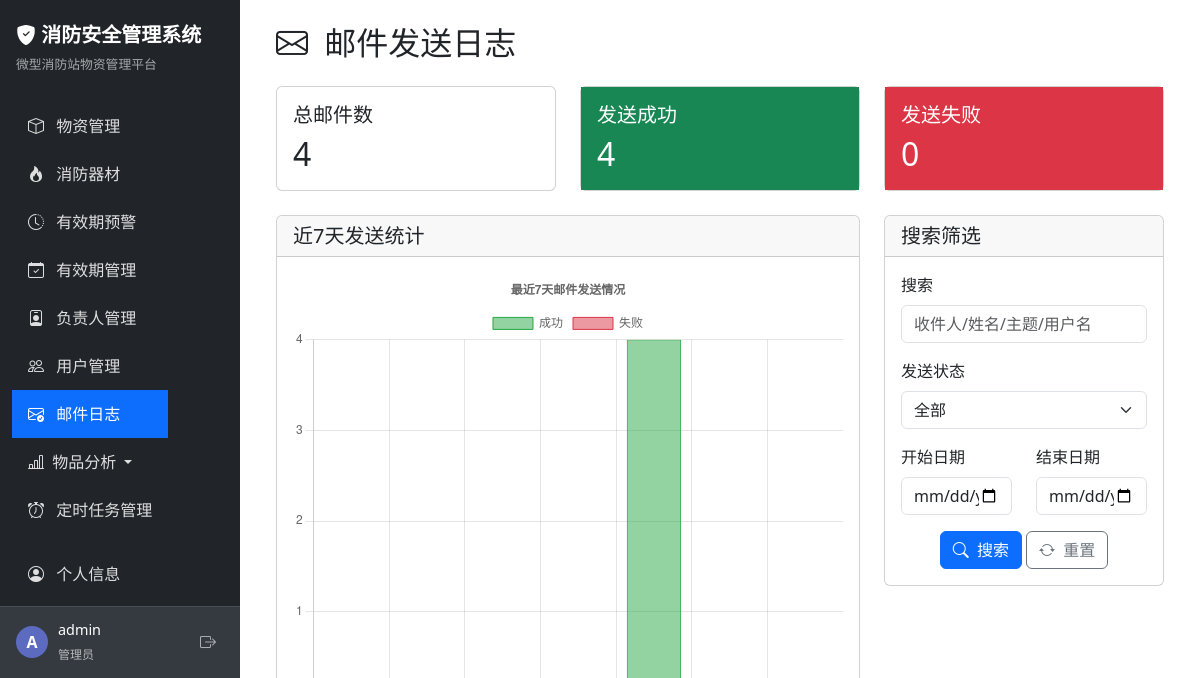
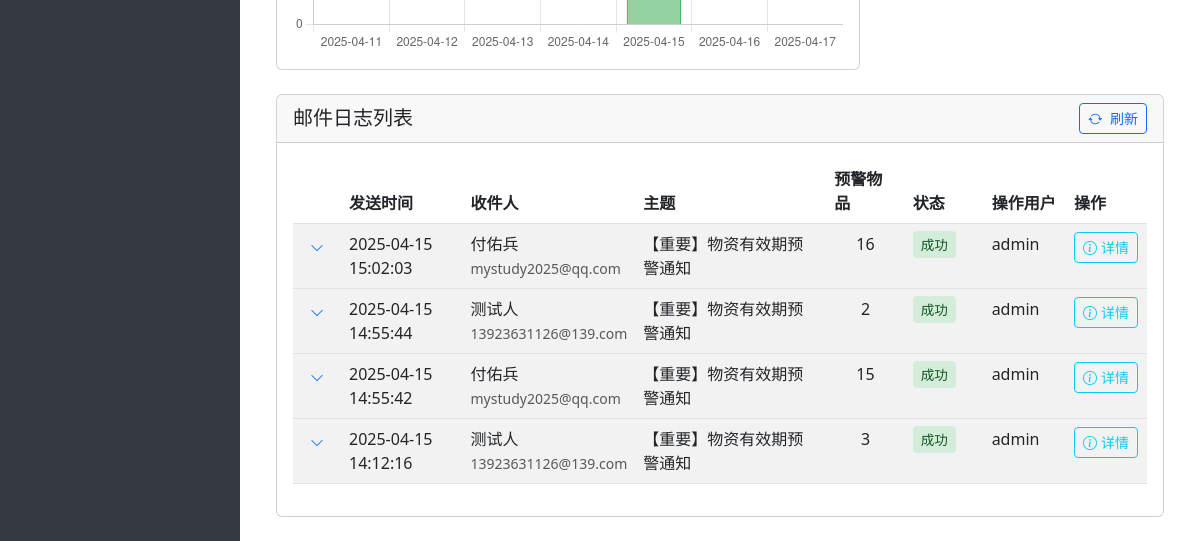
Page /admin/mail_logs (signed in) on the earlier database version (2 pictures, top to bottom).
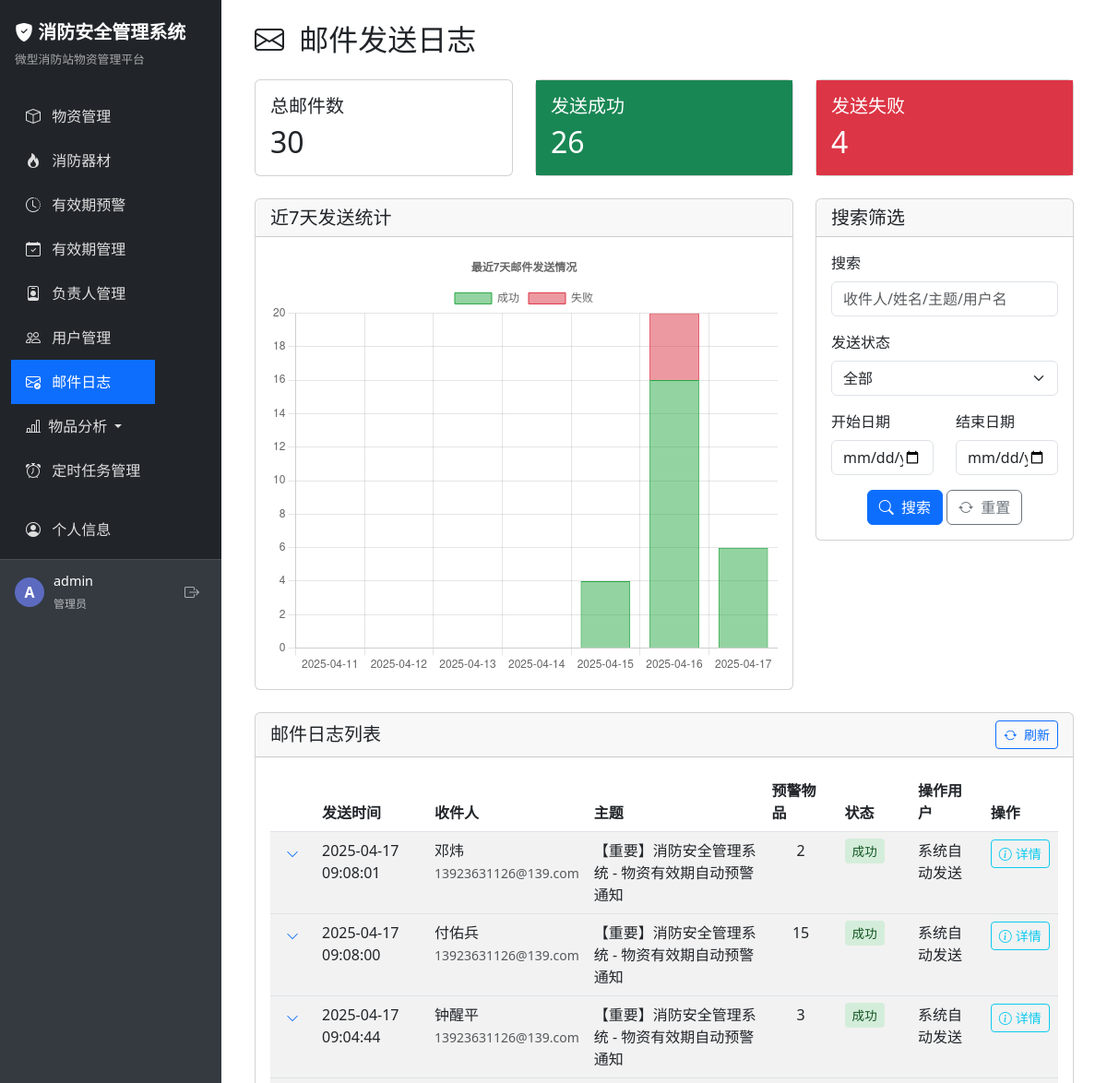
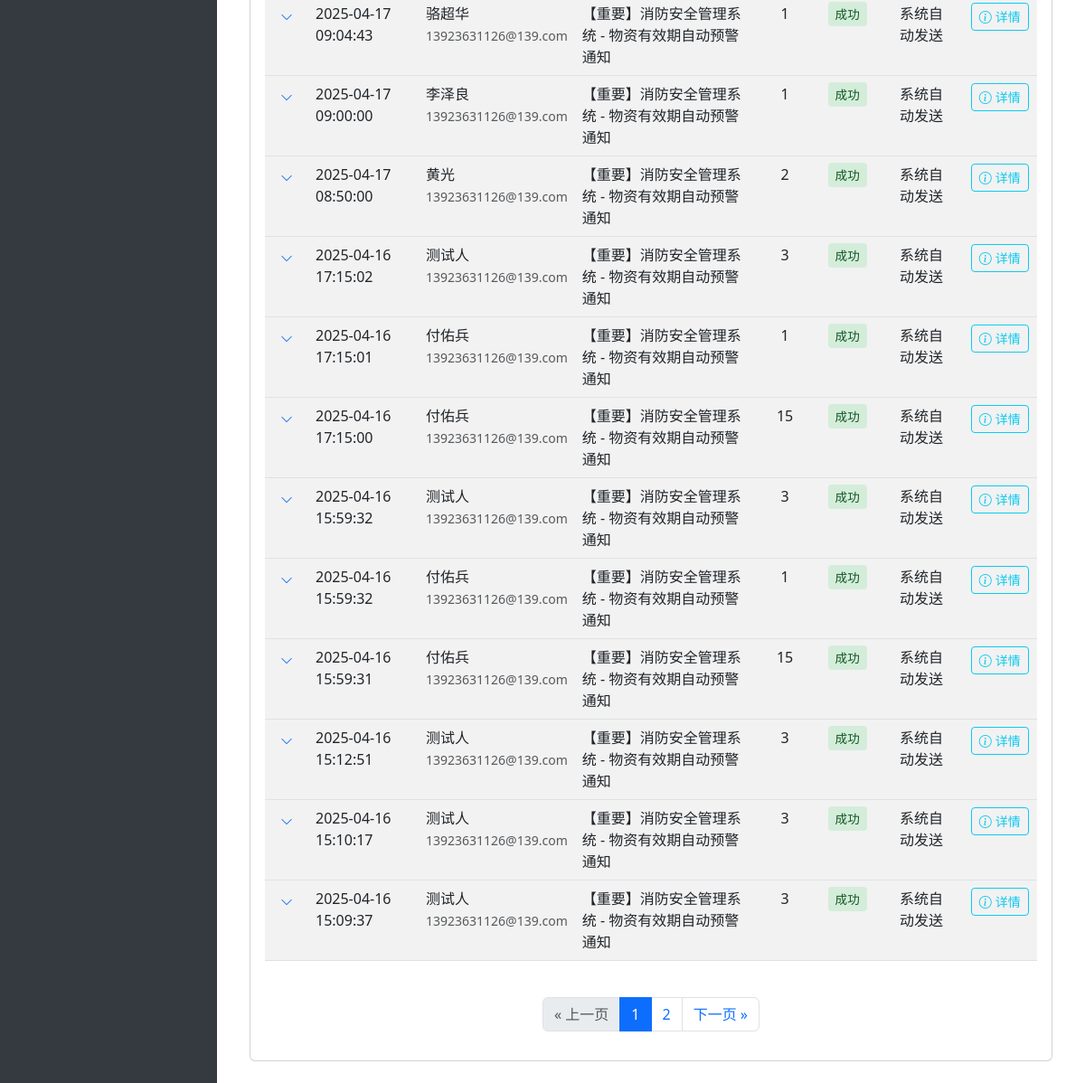
Same page on the later database version (2 pictures, top to bottom).
### app/models/mail_log.py (models this page shows, shortened)
class MailLog(db.Model):
    __tablename__ = 'mail_logs'
    id = db.Column(db.Integer, primary_key=True)
    send_time = db.Column(db.DateTime, default=datetime.now, nullable=False)  # 发送时间
    sender = db.Column(db.String(100), nullable=False)  # 发件人邮箱
    recipient = db.Column(db.String(100), nullable=False)  # 收件人邮箱
    recipient_name = db.Column(db.String(50))  # 收件人姓名
    subject = db.Column(db.String(200))  # 邮件主题
    content_summary = db.Column(db.Text)  # 邮件内容摘要
    status = db.Column(db.String(20), nullable=False)  # 发送状态：success, failed
    error_message = db.Column(db.Text)  # 错误信息
    items_count = db.Column(db.Integer, default=0)  # 预警物品数量
    ip_address = db.Column(db.String(50))  # 发送IP地址
    user_id = db.Column(db.Integer)  # 操作用户ID
    username = db.Column(db.String(50))  # 操作用户名

### app/routes/admin.py (the view)
    def decorated_function(*args, **kwargs):
        if not current_user.is_authenticated or current_user.role != 'admin':
            flash('您没有访问此页面的权限')
            return redirect(url_for('station.index'))
        return f(*args, **kwargs)

### app/routes/admin.py (called while the page is built)
def admin_required(f):
    def decorated_function(*args, **kwargs):
        if not current_user.is_authenticated or current_user.role != 'admin':
            flash('您没有访问此页面的权限')
            return redirect(url_for('station.index'))
        return f(*args, **kwargs)
    decorated_function.__name__ = f.__name__
    return decorated_function

### app/templates/admin/mail_logs.html (shortened to what the changed rows need)
{% extends 'base.html' %}
{% block content %}
<div class="container-fluid">
    <h2 class="mb-4">
        <i class="bi bi-envelope me-2"></i> 邮件发送日志
    </h2>
    <div class="row mb-4">
        <div class="col-md-4">
            <div class="card">
                <div class="card-body">
                    <h5 class="card-title">总邮件数</h5>
                    <h2 class="mb-0">{{ total_count }}</h2>
                </div>
            </div>
        </div>
        <div class="col-md-4">
            <div class="card">
                <div class="card-body bg-success text-white">
                    <h5 class="card-title">发送成功</h5>
                    <h2 class="mb-0">{{ success_count }}</h2>
                </div>
            </div>
        </div>
        <div class="col-md-4">
            <div class="card">
                <div class="card-body bg-danger text-white">
                    <h5 class="card-title">发送失败</h5>
                    <h2 class="mb-0">{{ failed_count }}</h2>
                </div>
            </div>
        </div>
    </div>
    <div class="row mb-4">
        <div class="col-md-8">
            <div class="card">
                <div class="card-body">
                    <canvas id="mailStatsChart" height="250"></canvas>
                </div>
            </div>
        </div>
    </div>
    <div class="card">
        <div class="card-body">
            {% if logs %}
                <div class="table-responsive">
                    <table class="table table-striped table-hover">
                        <thead>
                            <tr>
                                <th width="5%"></th>
                                <th width="15%">发送时间</th>
                                <th width="15%">收件人</th>
                                <th width="25%">主题</th>
                                <th width="10%">预警物品</th>
                                <th width="10%">状态</th>
                                <th width="10%">操作用户</th>
                                <th width="10%">操作</th>
                            </tr>
                        </thead>
                        <tbody>
                            {% for log in logs %}
                                <tr data-log-id="{{ log.id }}">
                                    <td class="text-center">
                                        <button class="btn btn-sm btn-link toggle-details" data-log-id="{{ log.id }}">
                                            <i class="bi bi-chevron-down"></i>
                                        </button>
                                    </td>
                                    <td>{{ log.send_time.strftime('%Y-%m-%d %H:%M:%S') }}</td>
                                    <td>
                                        {{ log.recipient_name }}<br>
                                        <small class="text-muted">{{ log.recipient }}</small>
                                    </td>
                                    <td>{{ log.subject }}</td>
                                    <td class="text-center">{{ log.items_count }}</td>
                                    <td>
                                        {% if log.status == 'success' %}
                                            <span class="status-badge status-success">成功</span>
                                        {% else %}
                                            <span class="status-badge status-failed">失败</span>
                                        {% endif %}
                                    </td>
                                    <td>{{ log.username }}</td>
                                    <td>
                                        <button class="btn btn-sm btn-outline-info toggle-details" data-log-id="{{ log.id }}">
                                            <i class="bi bi-info-circle me-1"></i>详情
                                        </button>
                                    </td>
                                </tr>
                            {% endfor %}
                        </tbody>
                    </table>
                </div>
                {% if pagination.pages > 1 %}
                    <nav aria-label="Page navigation">
                        <ul class="pagination justify-content-center mt-4">
                            {% if pagination.has_prev %}
                                <li class="page-item">
                                    <a class="page-link" href="{{ url_for('admin.mail_logs', page=pagination.prev_num, search=search, status=filter_status, date=filter_date) }}">
                                        &laquo; 上一页
                                    </a>
                                </li>
                            {% else %}
                                <li class="page-item disabled">
                                    <span class="page-link">&laquo; 上一页</span>
                                </li>
                            {% endif %}
                            {% set start_page = [pagination.page-2, 1]|max %}
                            {% set end_page = [start_page+4, pagination.pages]|min %}
                            {% set start_page = [end_page-4, 1]|max %}
                            {% for page_num in range(start_page, end_page+1) %}
                                <li class="page-item {% if page_num == pagination.page %}active{% endif %}">
                                    <a class="page-link" href="{{ url_for('admin.mail_logs', page=page_num, search=search, status=filter_status, date=filter_date) }}">
                                        {{ page_num }}
                                    </a>
                                </li>
                            {% endfor %}
                            {% if pagination.has_next %}
                                <li class="page-item">
                                    <a class="page-link" href="{{ url_for('admin.mail_logs', page=pagination.next_num, search=search, status=filter_status, date=filter_date) }}">
                                        下一页 &raquo;
                                    </a>
                                </li>
                            {% else %}
                                <li class="page-item disabled">
                                    <span class="page-link">下一页 &raquo;</span>
                                </li>
                            {% endif %}
                        </ul>
                    </nav>
                {% endif %}
            {% else %}
                <div class="alert alert-info">
                    <i class="bi bi-info-circle me-2"></i> 暂无邮件发送记录
                </div>
            {% endif %}
        </div>
    </div>
</div>
{% endblock %}

Differences in the rows shown:
no longer on this page (row unchanged): MailLog: send_time "2025-04-15 15:02:03", recipient_name "付佑兵", recipient "mystudy2025@qq.com", subject "【重要】物资有效期预警通知", items_count "16", status "成功", username "admin"
no longer on this page (row unchanged): MailLog: send_time "2025-04-15 14:55:44", recipient_name "测试人", recipient "13923631126@139.com", subject "【重要】物资有效期预警通知", items_count "2", status "成功", username "admin"
no longer on this page (row unchanged): MailLog: send_time "2025-04-15 14:55:42", recipient_name "付佑兵", recipient "mystudy2025@qq.com", subject "【重要】物资有效期预警通知", items_count "15", status "成功", username "admin"
no longer on this page (row unchanged): MailLog: send_time "2025-04-15 14:12:16", recipient_name "测试人", recipient "13923631126@139.com", subject "【重要】物资有效期预警通知", items_count "3", status "成功", username "admin"
added MailLog: send_time "2025-04-17 09:08:01", recipient_name "邓炜", recipient "13923631126@139.com", subject "【重要】消防安全管理系统 - 物资有效期自动预警通知", items_count "2", status "成功", username "系统自动发送"
added MailLog: send_time "2025-04-17 09:08:00", recipient_name "付佑兵", recipient "13923631126@139.com", subject "【重要】消防安全管理系统 - 物资有效期自动预警通知", items_count "15", status "成功", username "系统自动发送"
added MailLog: send_time "2025-04-17 09:04:44", recipient_name "钟醒平", recipient "13923631126@139.com", subject "【重要】消防安全管理系统 - 物资有效期自动预警通知", items_count "3", status "成功", username "系统自动发送"
added MailLog: send_time "2025-04-17 09:04:43", recipient_name "骆超华", recipient "13923631126@139.com", subject "【重要】消防安全管理系统 - 物资有效期自动预警通知", items_count "1", status "成功", username "系统自动发送"
added MailLog: send_time "2025-04-17 09:00:00", recipient_name "李泽良", recipient "13923631126@139.com", subject "【重要】消防安全管理系统 - 物资有效期自动预警通知", items_count "1", status "成功", username "系统自动发送"
added MailLog: send_time "2025-04-17 08:50:00", recipient_name "黄光", recipient "13923631126@139.com", subject "【重要】消防安全管理系统 - 物资有效期自动预警通知", items_count "2", status "成功", username "系统自动发送"
added MailLog: send_time "2025-04-16 17:15:02", recipient_name "测试人", recipient "13923631126@139.com", subject "【重要】消防安全管理系统 - 物资有效期自动预警通知", items_count "3", status "成功", username "系统自动发送"
added MailLog: send_time "2025-04-16 17:15:01", recipient_name "付佑兵", recipient "13923631126@139.com", subject "【重要】消防安全管理系统 - 物资有效期自动预警通知", items_count "1", status "成功", username "系统自动发送"
added MailLog: send_time "2025-04-16 17:15:00", recipient_name "付佑兵", recipient "13923631126@139.com", subject "【重要】消防安全管理系统 - 物资有效期自动预警通知", items_count "15", status "成功", username "系统自动发送"
added MailLog: send_time "2025-04-16 15:59:32", recipient_name "测试人", recipient "13923631126@139.com", subject "【重要】消防安全管理系统 - 物资有效期自动预警通知", items_count "3", status "成功", username "系统自动发送"
added MailLog: send_time "2025-04-16 15:59:32", recipient_name "付佑兵", recipient "13923631126@139.com", subject "【重要】消防安全管理系统 - 物资有效期自动预警通知", items_count "1", status "成功", username "系统自动发送"
added MailLog: send_time "2025-04-16 15:59:31", recipient_name "付佑兵", recipient "13923631126@139.com", subject "【重要】消防安全管理系统 - 物资有效期自动预警通知", items_count "15", status "成功", username "系统自动发送"
added MailLog: send_time "2025-04-16 15:12:51", recipient_name "测试人", recipient "13923631126@139.com", subject "【重要】消防安全管理系统 - 物资有效期自动预警通知", items_count "3", status "成功", username "系统自动发送"
added MailLog: send_time "2025-04-16 15:10:17", recipient_name "测试人", recipient "13923631126@139.com", subject "【重要】消防安全管理系统 - 物资有效期自动预警通知", items_count "3", status "成功", username "系统自动发送"
added MailLog: send_time "2025-04-16 15:09:37", recipient_name "测试人", recipient "13923631126@139.com", subject "【重要】消防安全管理系统 - 物资有效期自动预警通知", items_count "3", status "成功", username "系统自动发送"
Other differences:
{{ total_count }}: "4" → "30"
{{ success_count }}: "4" → "26"
{{ failed_count }}: "0" → "4"
chart data {{ daily_success|tojson }}: [0, 0, 0, 0, 4, 0, 0] → [0, 0, 0, 0, 4, 16, 6]
chart data {{ daily_failed|tojson }}: [0, 0, 0, 0, 0, 0, 0] → [0, 0, 0, 0, 0, 4, 0]
text now shown: "« 上一页 下一页 »"
new list line: "1"
new list line: "2"
